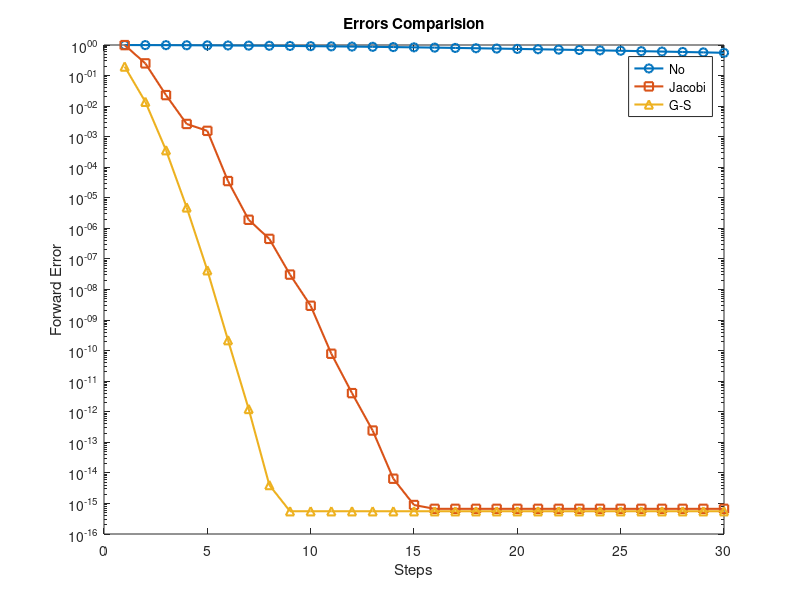

The MATLAB script that drew this image:
% 2.6 Computer Problems: 6

format long;
n = 1000; 
D = spdiags([1:n]',0, n, n);
temp = 1/2 * ones(n, 1);
U = spdiags(temp, 1, n, n) + spdiags(temp, 2, n, n);
L = spdiags(temp, -1, n, n) + spdiags(temp, -2, n, n);
A = L + U + D; % create A
% print A
spy(A)

x = ones(n, 1);
b = A * x;
steps = 30; % set steps

% CG without preconditioner
x_compute = zeros(n, 1);
r = b - A * x_compute;
d = r;
forwardError = zeros(steps, 1);
for i = 1 : steps
    alpha = (r' * r) / (d' * A * d);
    x_compute = x_compute + alpha * d;
    r_old = r;
    r = r - alpha * A * d;
    beta = (r' * r) / (r_old' * r_old);
    d = r + beta * d;
    forwardError(i) = norm(x - x_compute, inf); % save errors for plotting
end
forwardError_none = forwardError;

% CG with Jacobi preconditioner
M = D;
x_compute(:) = 0;
r = b - A * x_compute;
z = M \ r;
d = z;
forwardError(:) = 0;
for i = 1 : steps
    alpha = (r' * z) / (d' * A * d);
    x_compute = x_compute + alpha * d;
    r_old = r;
    z_old = z;
    r = r - alpha * A * d;
    z = M \ r;
    beta = (r' * z) / (r_old' * z_old);
    d = z + beta * d;
    forwardError(i) = norm(x - x_compute, inf); % save errors for plotting
end
forwardError_jacobi = forwardError;

% CG with G-S preconditioner
M = (D + L) * (D \ (D + U));
x_compute(:) = 0;
r = b - A * x_compute;
z = M \ r;
d = z;
forwardError(:) = 0;
for i = 1 : steps
    alpha = (r' * z) / (d' * A * d);
    x_compute = x_compute + alpha * d;
    r_old = r;
    z_old = z;
    r = r - alpha * A * d;
    z = M \ r;
    beta = (r' * z) / (r_old' * z_old);
    d = z + beta * d;
    forwardError(i) = norm(x - x_compute, inf); % save errors for plotting
end
forwardError_gs = forwardError;

% plot errors
semilogy(forwardError_none, '-o', 'LineWidth',1.5)
title('Errors Comparision')
xlabel('Steps')
ylabel('Forward Error')
hold on
semilogy(forwardError_jacobi, '-s', 'LineWidth',1.5)
semilogy(forwardError_gs, '-^', 'LineWidth',1.5)
legend('No', 'Jacobi', 'G-S')
hold off